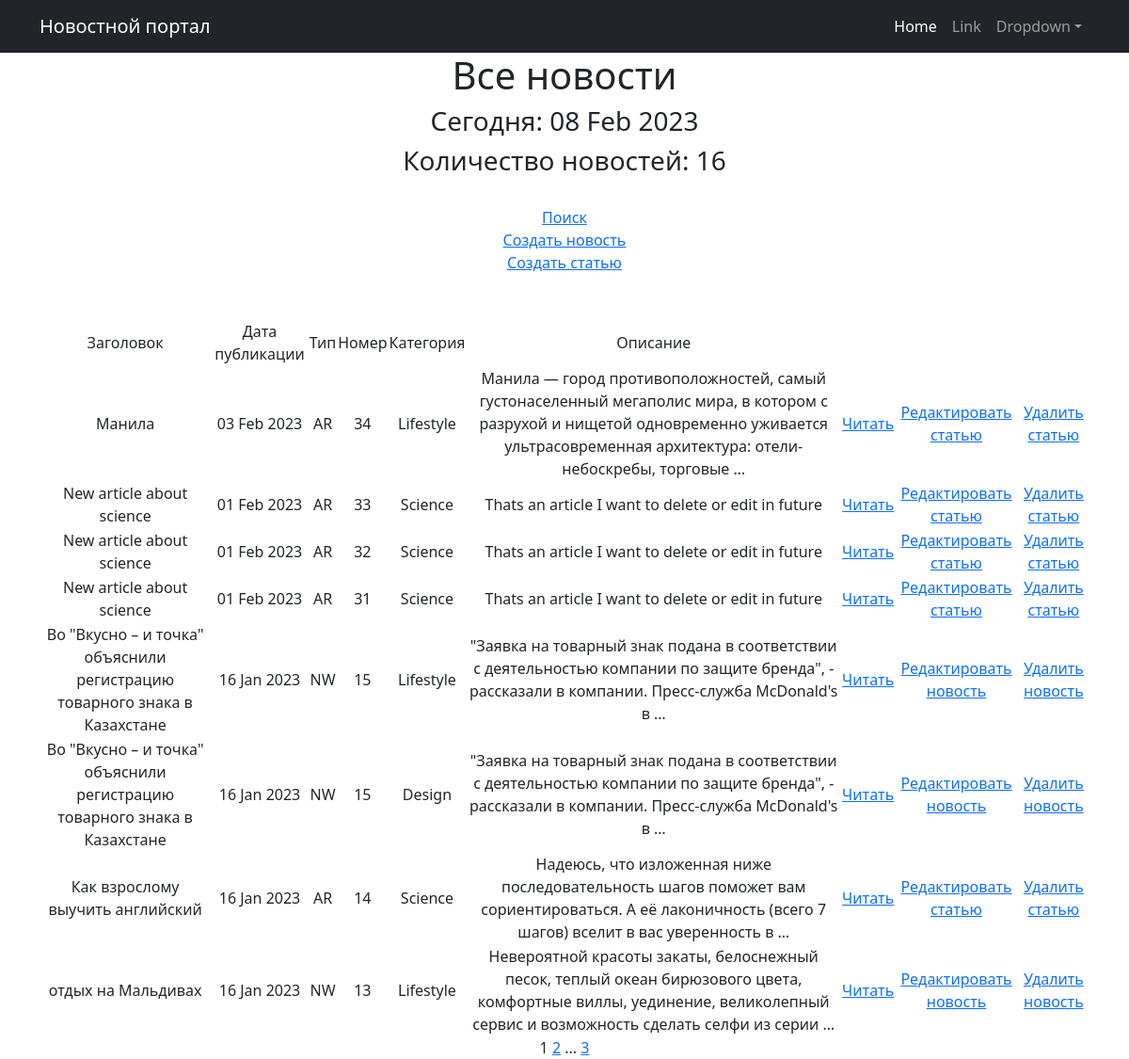
Page /news/ on the committed database.
### news/models.py (models this page shows, shortened)
class Post(models.Model):
    author = models.ForeignKey(Author, on_delete=models.CASCADE)
    NEWS = 'NW'
    ARTICLE = 'AR'
    CATEGORY_CHOICES = (
        (NEWS, 'Новость'),
        (ARTICLE, 'Статья'),
    )
    categoryType = models.CharField(max_length=2, choices=CATEGORY_CHOICES, default=ARTICLE)
    dateCreation = models.DateTimeField(auto_now_add=True)
    postCategory = models.ManyToManyField(Category, through='PostCategory')
    title = models.CharField(max_length=128)
    text = models.TextField()
    rating = models.SmallIntegerField(default=0)

class Category(models.Model):
    name = models.CharField(max_length=64, unique=True)
    class Meta:
        verbose_name = 'Category'
        verbose_name_plural = 'Categories'

### news/views.py (the view, shortened to what this page needs)
# urls.py: path('', NewsList.as_view(), name='news'),
class NewsList(ListView):
    model = Post
    ordering = '-dateCreation'
    template_name = 'news.html'
    context_object_name = 'news'
    paginate_by = 7
    def get_queryset(self):
        queryset = super().get_queryset()
        self.filterset = NewsFilter(self.request.GET, queryset)
        return self.filterset.qs
    def get_context_data(self, **kwargs):
        context = super().get_context_data(**kwargs)
        context['all_news'] = Post.objects.all()
        context['filterset'] = self.filterset
        return context

### news/templatetags/custom_filters.py (called while the page is built)
@register.filter()
def censor(value):
    censor_replace = str(value)
    for key in censored_words.keys():
        censor_replace = censor_replace.replace(key, censored_words[key])
    return censor_replace

### news/templatetags/custom_tags.py (called while the page is built)
@register.simple_tag()
def current_time(format_string='%d %b %Y'):
   return datetime.utcnow().strftime(format_string)

@register.simple_tag(takes_context=True)
def url_replace(context, **kwargs):
   d = context['request'].GET.copy()
   for k, v in kwargs.items():
       d[k] = v
   return d.urlencode()

### templates/news.html (shortened to what this page needs)
{% extends 'flatpages/default.html' %}
{% load custom_filters %}
{% load custom_tags %}
{% block content %}
   <h1>Все новости</h1>
   <h3>Сегодня: {% current_time '%d %b %Y' %}</h3>
   <h3>Количество новостей: {{ all_news|length }}</h3>
<br>
<a href="{% url 'search' %}">Поиск</a><br>
<a href="{% url 'news_create' %}">Создать новость</a><br>
<a href="{% url 'article_create' %}">Создать статью</a><br><br><br>
       <table>
           <tr>
               <td>   Заголовок   </td>
               <td>   Дата публикации   </td>
               <td>   Тип   </td>
               <td>   Номер   </td>
               <td>   Категория   </td>
               <td>  Описание   </td>
           </tr>
           {% for post in news %}
           {% for category in post.postCategory.all %}
           <tr>
               <td>{{ post.title|censor }}</td>
               <td>{{ post.dateCreation|date:'d M Y' }}</td>
               <td>{{ post.categoryType }}</td>
               <td>{{ post.pk }}</td>
               <td>{{ category.name }}</td>
               <td>{{ post.text|truncatewords:20|censor }}</td>
               <td><a href='{% url 'post_detail' post.id %}'>Читать</a></td>
               <td>
                   {% if post.categoryType == 'NW' %}
                   <a href="{% url 'news_edit' post.id %}">Редактировать новость</a>
                   {% elif post.categoryType == 'AR' %}
                   <a href="{% url 'article_edit' post.id %}">Редактировать статью</a>
                   {% endif %}
               </td>
               <td>
                   {% if post.categoryType == 'NW' %}
                   <a href="{% url 'news_delete' post.id %}">Удалить новость</a>
                   {% elif post.categoryType == 'AR' %}
                   <a href="{% url 'article_delete' post.id %}">Удалить статью</a>
                   {% endif %}
               </td>
           </tr>
           {% endfor %}
           {% endfor %}
       </table>
   {{ page_obj.number }}
   {% if page_obj.has_next %}
       <a href="?{% url_replace page=page_obj.next_page_number %}">{{ page_obj.next_page_number }}</a>
       {% if paginator.num_pages != page_obj.next_page_number %}
           ...
           <a href="?{% url_replace page=page_obj.paginator.num_pages %}">{{ page_obj.paginator.num_pages }}</a>
       {% endif %}
   {% endif %}
{% endblock content %}

### templates/flatpages/default.html (shortened to what this page needs)
<!DOCTYPE html>
<html lang="en">
    <head>
        {% load static %}
        <link href="{% static 'css/styles.css' %}" rel="stylesheet" />
    </head>
    <body>
        <nav class="navbar navbar-expand-lg navbar-dark bg-dark">
            <div class="container">
                <a class="navbar-brand" href="#">Новостной портал</a>
                <div class="collapse navbar-collapse" id="navbarSupportedContent">
                    <ul class="navbar-nav ms-auto mb-2 mb-lg-0">
                        <li class="nav-item"><a class="nav-link active" aria-current="page" href="#">Home</a></li>
                        <li class="nav-item"><a class="nav-link" href="#">Link</a></li>
                        <li class="nav-item dropdown">
                            <a class="nav-link dropdown-toggle" id="navbarDropdown" href="#" role="button" data-bs-toggle="dropdown" aria-expanded="false">Dropdown</a>
                        </li>
                    </ul>
                </div>
            </div>
        </nav>
        <div class="container">
           <div class="row">
               <div class="col-lg-12 text-center">
                   {% block content %}{% endblock content %}
               </div>
           </div>
        </div>
    </body>
</html>

### rows in the picture
Post: title|censor "Манила", dateCreation "03 Feb 2023", categoryType "AR", pk "34", text|censor "Манила — город противоположностей, самый густонаселенный мегаполис мира, в котором с разрухой и нищетой одновременно уживается ультрасовременная архитектура: отели-небоскребы, торговые …"
Category: name "Lifestyle", shows "Редактировать статью", shows "Удалить статью"
Post: title|censor "New article about science", dateCreation "01 Feb 2023", categoryType "AR", pk "33", text|censor "Thats an article I want to delete or edit in future"
Category: name "Science", shows "Редактировать статью", shows "Удалить статью"
Post: title|censor "New article about science", dateCreation "01 Feb 2023", categoryType "AR", pk "32", text|censor "Thats an article I want to delete or edit in future"
Post: title|censor "New article about science", dateCreation "01 Feb 2023", categoryType "AR", pk "31", text|censor "Thats an article I want to delete or edit in future"
Post: title|censor "Во \"Вкусно – и точка\" объяснили регистрацию товарного знака в Казахстане", dateCreation "16 Jan 2023", categoryType "NW", pk "15", text|censor "\"Заявка на товарный знак подана в соответствии с деятельностью компании по защите бренда\", - рассказали в компании. Пресс-служба McDonald's в …"
Category: name "Design", shows "Редактировать новость", shows "Удалить новость"
Post: title|censor "Как взрослому выучить английский", dateCreation "16 Jan 2023", categoryType "AR", pk "14", text|censor "Надеюсь, что изложенная ниже последовательность шагов поможет вам сориентироваться. А её лаконичность (всего 7 шагов) вселит в вас уверенность в …"
Post: title|censor "отдых на Мальдивах", dateCreation "16 Jan 2023", categoryType "NW", pk "13", text|censor "Невероятной красоты закаты, белоснежный песок, теплый океан бирюзового цвета, комфортные виллы, уединение, великолепный сервис и возможность сделать селфи из серии …"

### other values in the picture
{{ all_news|length }} "16"
{{ page_obj.number }} "1"
{{ page_obj.next_page_number }} "2"
{{ page_obj.paginator.num_pages }} "3"
